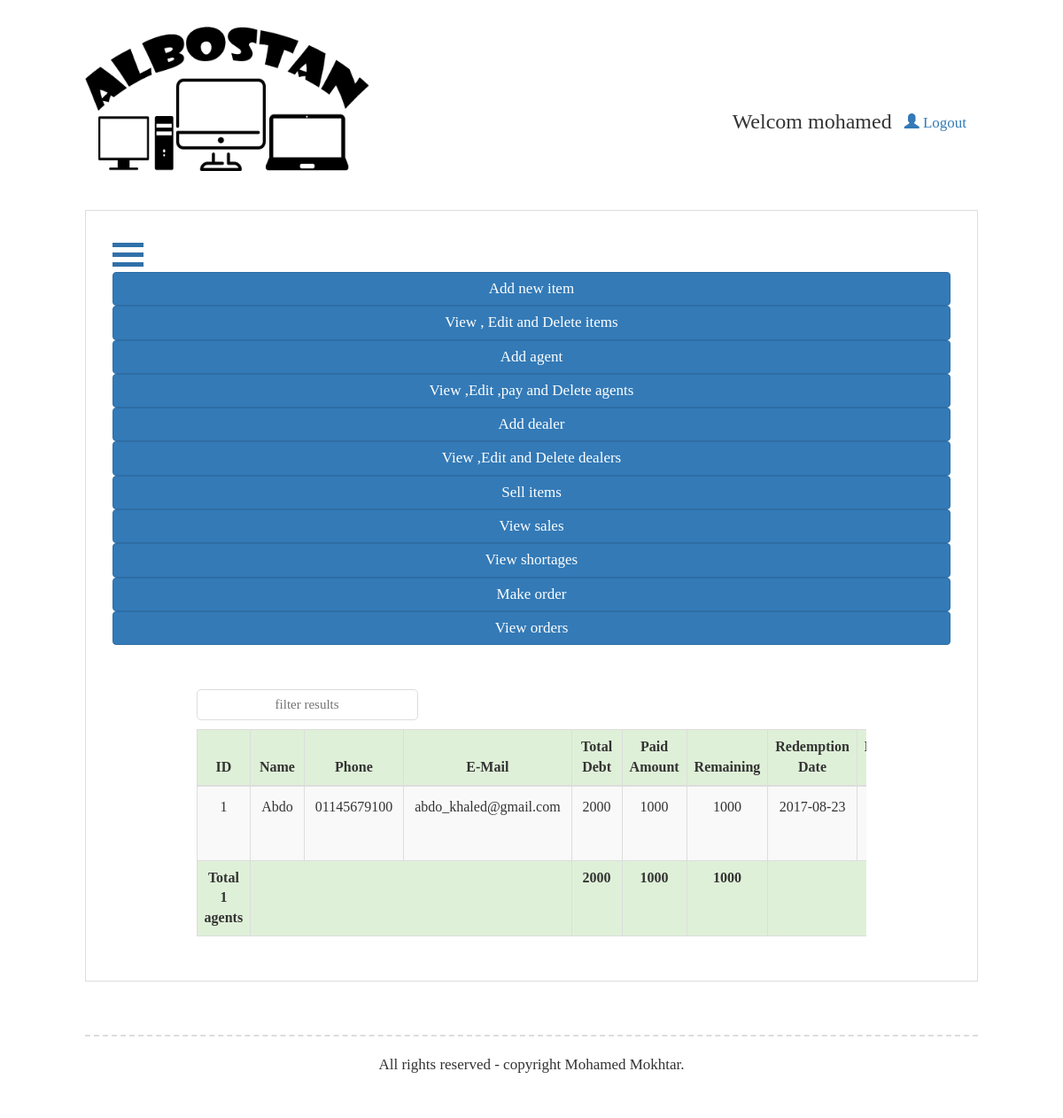
The app's page /ComputerShop/index.php?page=controllers/viewAllAgents_c (signed in) with its own data.
### tables this page shows
CREATE TABLE `agent` (
  `id` int(11) NOT NULL AUTO_INCREMENT,
  `ag_name` varchar(100) NOT NULL,
  `phone` varchar(100) DEFAULT NULL,
  `email` varchar(100) DEFAULT NULL,
  `total_debt` double NOT NULL DEFAULT '0',
  `paid` double NOT NULL DEFAULT '0',
  `remaining` double NOT NULL DEFAULT '0',
  `redemption_date` date DEFAULT NULL,
  `date_` date DEFAULT NULL,
  PRIMARY KEY (`id`)
);

### ComputerShop/includes/dataBaseVars.php (called while the page is built)
<?php
$host="localhost";
$user="root";
$password="134679852";
$dataBase="computershop";
$port="3306";

### ComputerShop/models/DataBase.php (called while the page is built, shortened)
<?php
class DataBase {
    private $host;
    private $userName;
    private $password;
    private $dataBase;
    private $port;
    public function DataBase($dataBaseVars)
    {
        if(is_file($dataBaseVars)&& file_exists($dataBaseVars))
        {
              $this->host=$host;
              $this->userName=$user;
              $this->password=$password;
              $this->dataBase=$dataBase;
              $this->port=$port;
        }
        else {
            throw new Exception("the file ".$dataBaseVars."is not founc");
        }
    }
    public function connect()
    {
        $this->connection=new mysqli($this->host,  $this->userName,  $this->password,  $this->dataBase,  $this->port);
        return $this->connection;
    }
}

### ComputerShop/models/Display.php (called while the page is built, shortened)
<?php
class Display  extends DataBase{
    private $table;
    private $connection;
    public function Display($table,$vars=null)
    {
         $this->table=$table;
        $this->connection=  $this->connect();
    }
    public function getALLData($orderBy=null)
    {
        $query = "select *from $this->table $orderBy";
        $result = $this->connection->query($query);
        $num = $result->num_rows;
        if($num>0)
        {
            for($i = 0;$i<$num;$i++)
            {
                $data[$i] = $result->fetch_assoc();
            }
            return $data;
        }
       else
            return FALSE;
    }
}

### ComputerShop/views/agentsTable.php (the view, shortened to what this page needs)
<div class="formSection" style="margin:0 0!important;clear:both"><input oninput="filter(event,4,[4,5,6],[0,2,3,4],itemsTable,itemsFooter)" style="height:35px" type="text" placeholder="filter results" onfocus="this.placeholder=''" onblur="this.placeholder='filter results'" ></div>
<div class="tableParent">
    <table id="itemsTable" class=" table table-striped table-hover table-bordered">
                <thead>
                    <tr class="success">
                        <th scope="col">ID</th>
                        <th scope="col">Name</th>
                        <th scope="col">Phone</th>
                        <th scope="col">E-Mail</th>
                        <th scope="col">Total Debt</th>
                        <th scope="col">Paid Amount</th>
                        <th scope="col">Remaining</th>
                        <th scope="col">Redemption Date</th>
                        <th scope="col">Enrolled Date</th>
                    </tr>
                </thead>
                <tfoot>
                    <?php
                    $agentsCount = count($agents);
                    $total['total_debt']=0;
                    $total['paid']=0;
                    $total['remaining']=0;
                    for($i = 0; $i < $agentsCount; $i++ )
                    {
                    $total['total_debt']+=$agents[$i]['total_debt'];
                    $total['paid']+=$agents[$i]['paid'];
                    $total['remaining']+=$agents[$i]['remaining'];
                    }
                    ?>
                    <tr class="success">
                        <th scope="row">Total <?php echo $agentsCount; ?> agents</th>
                        <td colspan="3"></td>
                        <th scope="col"><?php echo $total['total_debt']; ?> </th>
                        <th scope="col" ><?php echo $total['paid']; ?> </th>
                        <th scope="col" ><?php echo $total['remaining']; ?> </th>
                        <td colspan="3"></td>
                    </tr>
                </tfoot>
                <tbody>
                    <?php
                    for($i = 0; $i < $agentsCount; $i++ )
                    {
                      if($agents[$i]['paid']!=0)
                      {
                         $payments =  "<a title='show payments' class='action' id='payments'><img id='paymentsImg' src='{$site}show.png' onclick='displayPayments({$agents[$i]['id']},\"{$agents[$i]["ag_name"]}\")' alt='payments'></a>";
                      }
                      if($agents[$i]['remaining']!=0)
                      {
                          $payOrNot =  "<a title='pay' class='action' id='editAction' href='?page=controllers/viewAllAgents_c&action=pay&id={$agents[$i]["id"]}'><img src='{$site}pay.png'></a>";
                      }
                      if($_SESSION['privilege']==1)
                    {
                      $privileged = " <a title ='delete this agent' class='action' id='deleteAction' style='cursor:pointer' data-id='{$agents[$i]["id"]}' onclick='displayConfirmModal(event,\"viewAllAgents_c\")'><img src='{$site}delete.png'/></a>
                        <a title='edit this agent' class='action' id='editAction' href='?page=controllers/viewAllAgents_c&action=edit&id={$agents[$i]["id"]}'><img src='{$site}edit.png'></a>";
                    }
                        echo "<tr>";
                        echo "
                    <td>{$agents[$i]['id']}</td>
                    <td>{$agents[$i]['ag_name']}</td>
                    <td>{$agents[$i]['phone']}</td>
                    <td>{$agents[$i]['email']}</td>
                    <td>{$agents[$i]['total_debt']}</td>
                    <td>{$agents[$i]['paid']}</td>
                    <td>{$agents[$i]['remaining']}</td>
                    <td>{$agents[$i]['redemption_date']}</td>
                    <td>{$agents[$i]['date_']}</td>
                    <td class='actionTd'>
                        $privileged
                        $payOrNot
                        $payments
                    </td>";
                    echo "</tr>";
                    }
                    ?>
                </tbody>
            </table>
</div>

### ComputerShop/styles/styles.css (style rules this page uses)
.formSection { float:left; margin:50px 25%; }
.formSection input ,.formSection a { float: right; width: 250px; height: 40px; padding: 5px; border-radius: 5px; border: 1px solid #ddd; margin: 0; margin-bottom: 10px; font-family: cursive; font-size: 15px; text-align: center; clear:right; }
.tableParent { float:left; width: 100%; overflow: auto; }
#itemsTable { float:left; font-family: cursive; }
#itemsTable { text-align: center; vertical-align: middle; }
#itemsTable td { padding:12px; padding-bottom: 0; overflow: hidden; font-size: 16px; }
#itemsTable tr.success { font-family: cursive; font-size: 15px; text-align: center; }
#itemsTable tr.success th { font-weight: bold; text-align: center; font-size: 16px; }
#itemsTable tfoot { font-weight: bold; }
#itemsTable tfoot td { color:green; font-size: 15px; }
@media screen and (max-width: 1500px) { .tableParent { float:left; overflow: auto; } }
@media screen and (max-width: 1500px) { #content table { width: 100%; } }
@media screen and (max-width: 1500px) { .formSection input { float: left; } }

### records on screen
agent: total_debt "2000", paid "1000", remaining "1000", id "1", ag_name "Abdo", phone "01145679100", email "abdo_khaled@gmail.com", redemption_date "2017-08-23"

### other values on screen
$_SESSION["userName"] "mohamed"
$agentView "View ,Edit ,pay and Delete agents"
$agentsCount "1"
